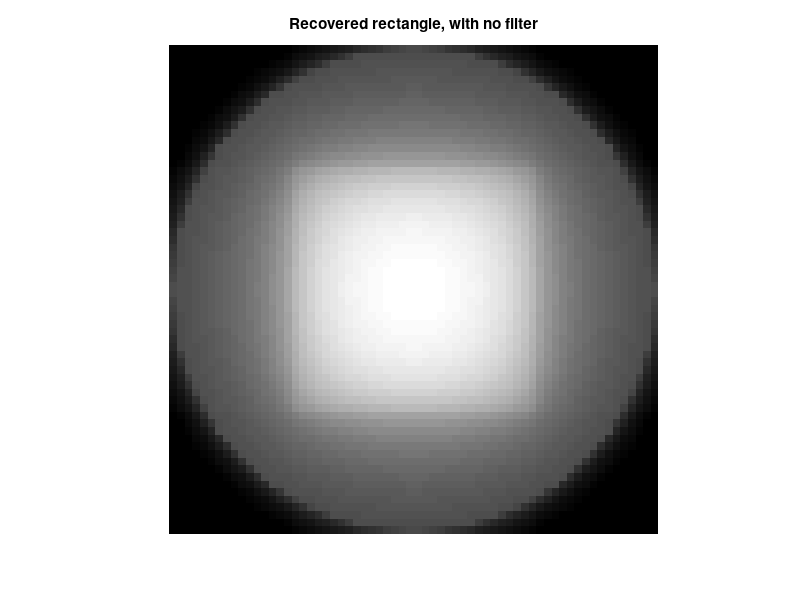

MATLAB code for this plot:
% Inverse Radon transform with no filter
% for the rectangle example

%The Radon transform
%padded rectangle
B=ones(32,32);
R=zeros(64,64);
R(17:48,17:48)=B;
theta=0:1:180; %set of angles
N=length(theta);
PR=zeros(64,181);
%projections
for nn=1:N,
   aux=imrotate(R,theta(nn),'bilinear','crop');
   PR(:,nn)=sum(aux)';
end

   
aux=zeros(64,64);
IR=aux;

for nn=1:N,
   for np=1:64,
      aux(:,np)=PR(:,nn);
   end;
   IR=IR+imrotate(aux,theta(nn),'bilinear','crop');
end;

nIR=IR/max(max(IR)); %normalize

figure(1)
imshow(nIR);
title('Recovered rectangle, with no filter');
